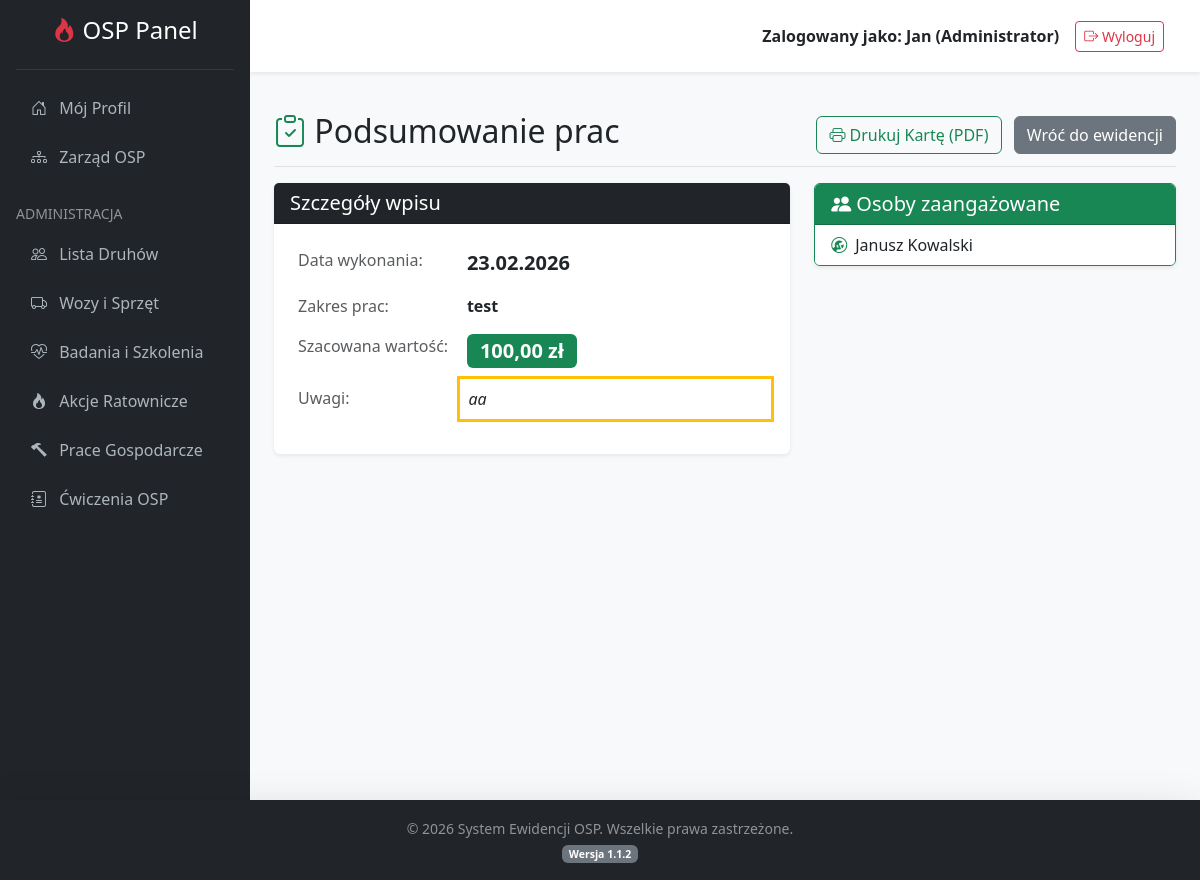
Screenshot of /index.php?action=viewWork&id=1 (signed in) with the database file from the repository.
### tables this page shows
CREATE TABLE `works` (
  `id` int(11) NOT NULL,
  `work_date` date NOT NULL,
  `description` text NOT NULL,
  `estimated_value` decimal(10,2) DEFAULT 0.00,
  `notes` text DEFAULT NULL,
  `created_at` timestamp NOT NULL DEFAULT current_timestamp()
);

CREATE TABLE `users` (
  `id` int(11) NOT NULL,
  `first_name` varchar(50) NOT NULL,
  `last_name` varchar(50) NOT NULL,
  `login` varchar(50) NOT NULL,
  `email` varchar(100) DEFAULT NULL,
  `password` varchar(255) NOT NULL,
  `role` enum('superadmin','admin','user') DEFAULT 'user',
  `created_at` datetime DEFAULT current_timestamp()
);

### controllers/WorkController.php (called while the page is built, shortened)
<?php
require_once 'models/Work.php';
class WorkController {
    private $db;
    private $workModel;
    public function __construct($dbConnection) {
        $this->db = $dbConnection;
        $this->workModel = new Work($this->db);
    }
    public function view() {
        $work_id = $_GET['id'];
        $stmt = $this->db->prepare("SELECT * FROM works WHERE id = ?");
        $stmt->execute([$work_id]);
        $praca = $stmt->fetch(PDO::FETCH_ASSOC);
        $uczestnicy = $this->workModel->getParticipants($work_id);
        require_once 'views/view_work.php';
    }
}
?>

### models/Work.php (called while the page is built, shortened)
<?php
class Work {
    private $conn;
    public function __construct($db) {
        $this->conn = $db;
    }
    public function getParticipants($work_id) {
        $query = "SELECT u.id, u.first_name, u.last_name
                  FROM work_participants wp
                  JOIN users u ON wp.user_id = u.id
                  WHERE wp.work_id = :work_id
                  ORDER BY u.last_name ASC";
        $stmt = $this->conn->prepare($query);
        $stmt->bindParam(':work_id', $work_id);
        $stmt->execute();
        return $stmt->fetchAll(PDO::FETCH_ASSOC);
    }
}
?>

### views/view_work.php (the view)
<?php include 'views/header.php'; ?>
<div class="d-flex justify-content-between align-items-center pt-3 pb-2 mb-3 border-bottom">
    <h1 class="h2"><i class="bi bi-clipboard-check text-success"></i> Podsumowanie prac</h1>
    <div>
        <a href="index.php?action=exportSingleWorkPdf&id=<?= $praca['id'] ?>" class="btn btn-outline-success me-2" target="_blank"><i class="bi bi-printer"></i> Drukuj Kartę (PDF)</a>
        <a href="index.php?action=works" class="btn btn-secondary">Wróć do ewidencji</a>
    </div>
</div>
<div class="row">
    <div class="col-md-7">
        <div class="card shadow-sm border-0 mb-4">
            <div class="card-header bg-dark text-white">
                <h5 class="mb-0">Szczegóły wpisu</h5>
            </div>
            <div class="card-body">
                <table class="table table-borderless">
                    <tr>
                        <td class="text-muted" style="width: 35%;">Data wykonania:</td>
                        <td class="fw-bold fs-5"><?= date('d.m.Y', strtotime($praca['work_date'])) ?></td>
                    </tr>
                    <tr>
                        <td class="text-muted">Zakres prac:</td>
                        <td class="fw-bold"><?= nl2br(htmlspecialchars($praca['description'])) ?></td>
                    </tr>
                    <tr>
                        <td class="text-muted">Szacowana wartość:</td>
                        <td>
                            <?php if ($praca['estimated_value'] > 0): ?>
                                <span class="badge bg-success fs-5"><?= number_format($praca['estimated_value'], 2, ',', ' ') ?> zł</span>
                            <?php else: ?>
                                <span class="text-muted">Nie wyceniono</span>
                            <?php endif; ?>
                        </td>
                    </tr>
                    <?php if (!empty($praca['notes'])): ?>
                        <tr>
                            <td class="text-muted">Uwagi:</td>
                            <td class="fst-italic border-start border-warning border-3 ps-2"><?= nl2br(htmlspecialchars($praca['notes'])) ?></td>
                        </tr>
                    <?php endif; ?>
                </table>
            </div>
        </div>
    </div>
    <div class="col-md-5">
        <div class="card shadow-sm border-success">
            <div class="card-header bg-success text-white">
                <h5 class="mb-0"><i class="bi bi-people-fill"></i> Osoby zaangażowane</h5>
            </div>
            <ul class="list-group list-group-flush">
                <?php if (!empty($uczestnicy)): ?>
                    <?php foreach ($uczestnicy as $u): ?>
                        <li class="list-group-item d-flex align-items-center">
                            <i class="bi bi-wrench-adjustable-circle text-success me-2"></i>
                            <?= htmlspecialchars($u['first_name'] . ' ' . $u['last_name']) ?>
                        </li>
                    <?php endforeach; ?>
                <?php else: ?>
                    <li class="list-group-item text-muted">Brak oznaczonych uczestników prac.</li>
                <?php endif; ?>
            </ul>
        </div>
    </div>
</div>
<?php include 'views/footer.php'; ?>

### views/footer.php (style rules this page uses)
body { display: flex; flex-direction: column; min-height: 100vh; background-color: #f8f9fa; }

### rows the page displays
works: work_date "23.02.2026", description "test", estimated_value "100,00", notes "aa"
users: first_name+last_name "Janusz Kowalski"

### other values shown
$_SESSION['first_name'] "Jan"
